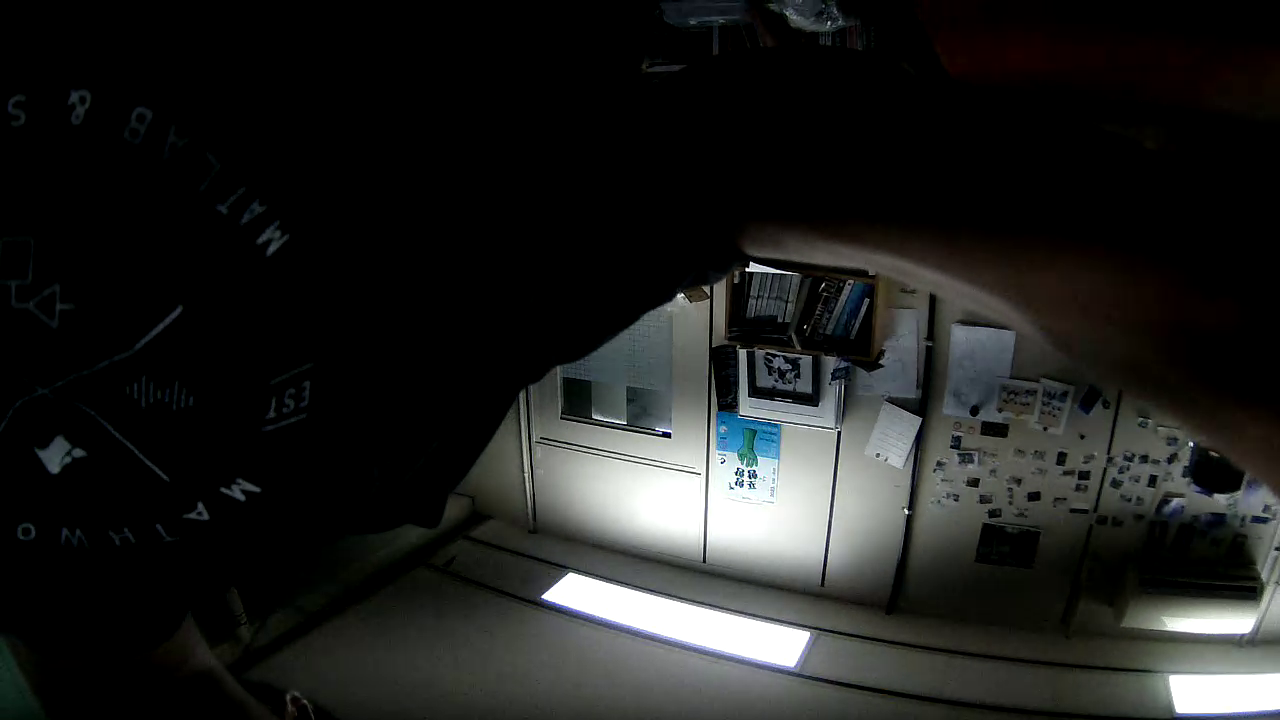
#> input picture frame 18 of jetson/captures/clip.mkv, 1280 x 720 px, given in place of the camera
$ python band_probe.py
#> lines starting #> are read from the running program, lines starting #| are printed output that depends on the picture
#!/usr/bin/env python3
"""가로 줄무늬(플리커 밴딩)를 정량화한다.

각 프레임의 행별 평균 밝기를 구하면, 밴딩은 세로 방향의 주기적 신호로
나타난다. 진폭과 주기, 그리고 프레임 간 위상 이동(= 띠가 흐르는 속도)을
측정하면 "육안으로 보인다/안 보인다" 대신 숫자로 판단할 수 있다.
"""
import argparse
import sys

import cv2
import numpy as np


def open_camera(index, w, h, fps):
    cap = cv2.VideoCapture(index, cv2.CAP_V4L2)
    if not cap.isOpened():
        return None
    cap.set(cv2.CAP_PROP_FOURCC, cv2.VideoWriter_fourcc(*"MJPG"))
    cap.set(cv2.CAP_PROP_FRAME_WIDTH, w)
    cap.set(cv2.CAP_PROP_FRAME_HEIGHT, h)
    cap.set(cv2.CAP_PROP_FPS, fps)
    return cap


def row_profile(frame):
    g = cv2.cvtColor(frame, cv2.COLOR_BGR2GRAY).astype("float32")
    rows = g.mean(axis=1)
    # 장면 자체의 위아래 밝기 차(하늘/바닥)는 밴딩이 아니다. 넓은 추세를 뺀다.
    trend = cv2.GaussianBlur(rows.reshape(-1, 1), (1, 201), 0).ravel()
    return rows - trend, rows.mean()


def main():
    p = argparse.ArgumentParser()
    p.add_argument("-d", "--device", type=int, default=1)
    p.add_argument("-n", "--frames", type=int, default=40)
    p.add_argument("--width", type=int, default=1280)
    p.add_argument("--height", type=int, default=720)
    p.add_argument("--label", default="")
    args = p.parse_args()

    cap = open_camera(args.device, args.width, args.height, 30)
    if cap is None:
        print("카메라 열기 실패", file=sys.stderr)
        return 1
    for _ in range(10):
        cap.grab()

    profiles, means = [], []
    for _ in range(args.frames):
        ok, f = cap.read()
        if not ok:
            continue
        prof, m = row_profile(f)
        profiles.append(prof)
        means.append(m)
#> this loop made 31 passes
#> m on passes 1 to 8: 31.85, 31.68, 31.28, 30.81, 30.65, 30.18, 30.24, 30.63
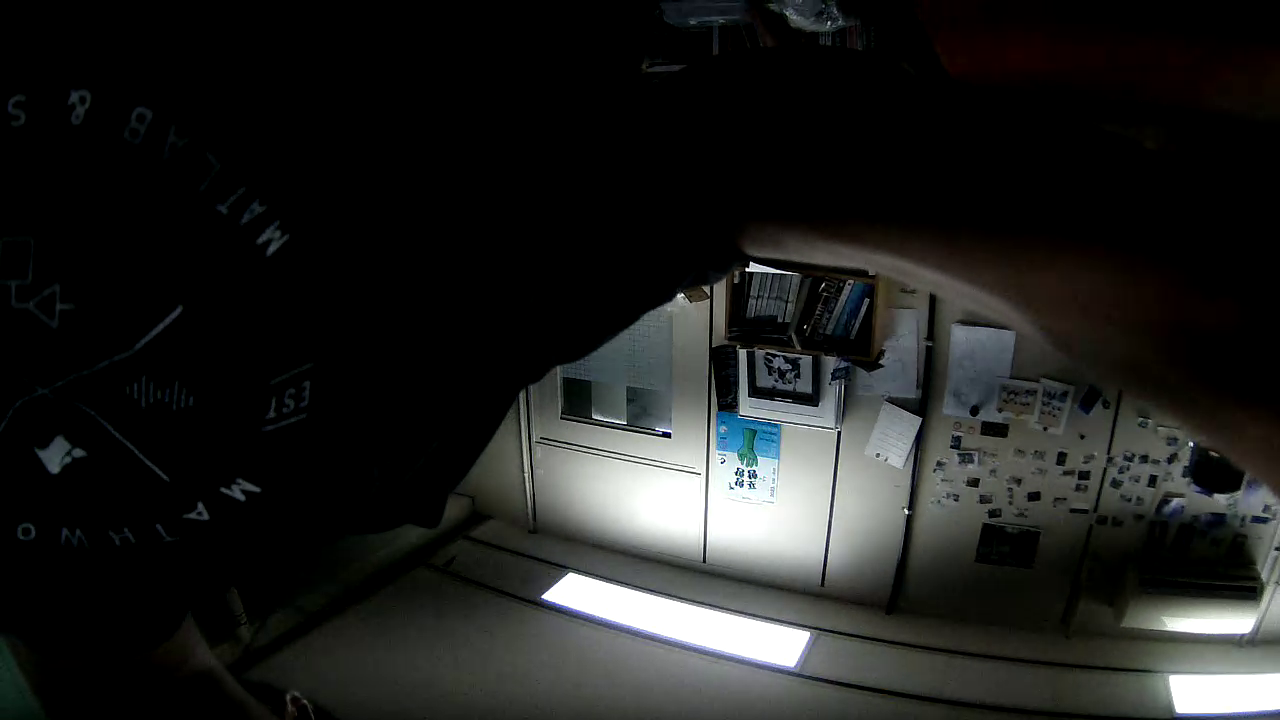
#> input picture frame 18 of jetson/captures/clip.mkv, 1280 x 720 px, given in place of the camera
#> pass 2, in row_profile (call 2), `g = cv2.cvtColor(frame, cv2.COLOR_BGR2GRAY).astype("float32")`:
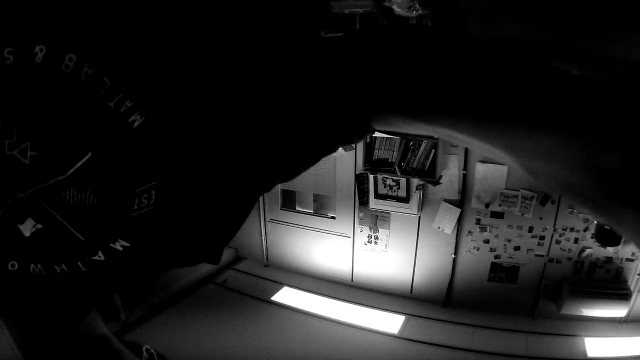
#> g: shape (720, 1280) float32 (shown at 1/2 size); min 0, max 255, mean 31.7
#> pass 3, in main, `ok, f = cap.read()`:
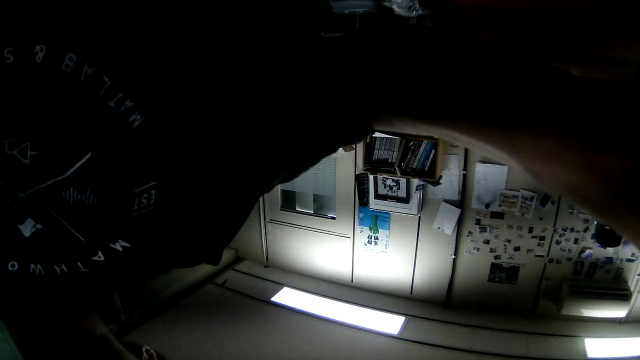
#> f: shape (720, 1280, 3) (shown at 1/2 size); mean B, G, R 30.5, 31.8, 30.6
#> after the loop:
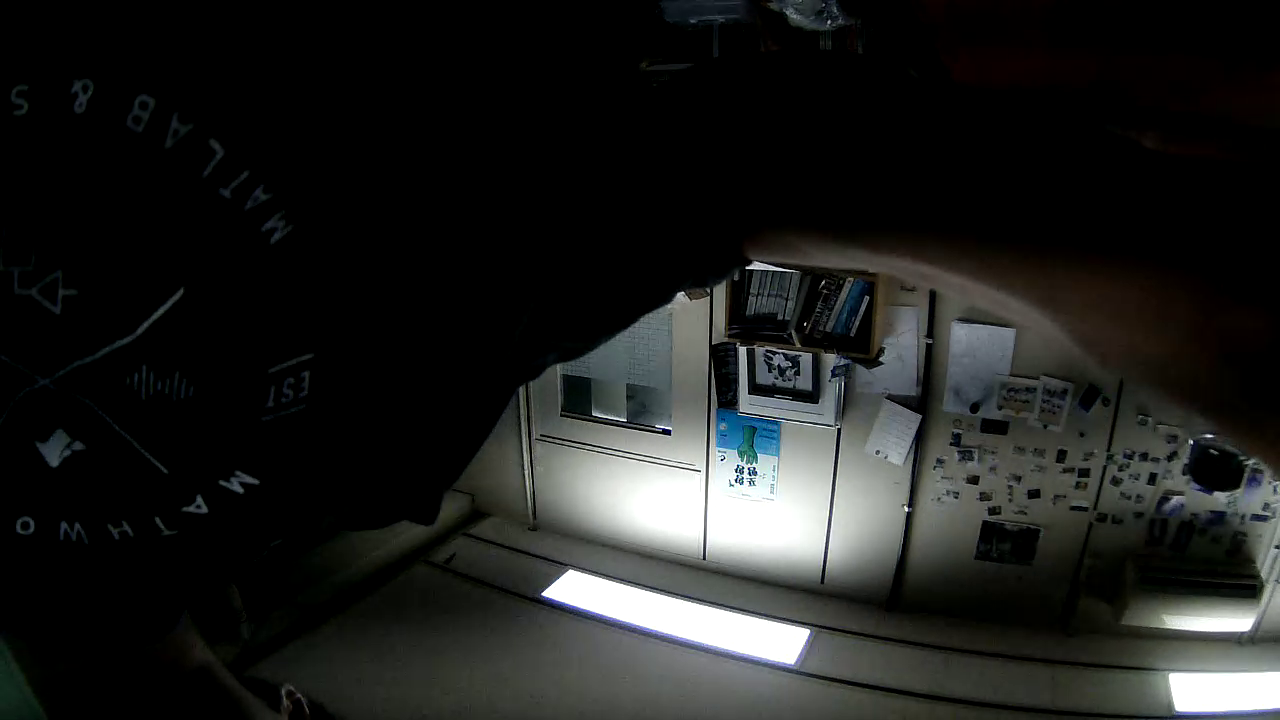
#> f: shape (720, 1280, 3); mean B, G, R 31, 32.4, 31.2
#> after the loop, means = 30 values, max 32.28 at index 26, min 30.18 at index 5, mean 31.44; profiles = 30 items
    cap.release()

    if len(profiles) < 5:
        print("프레임 부족", file=sys.stderr)
        return 1

    P = np.array(profiles)
    amp = P.std(axis=1).mean()
    base = float(np.mean(means))
    pct = 100.0 * amp / base if base else 0.0

    # 지배적인 세로 주기
    spec = np.abs(np.fft.rfft(P, axis=1)).mean(axis=0)
    lo, hi = 2, min(len(spec) - 1, 60)      # 주기 12~360px 대역
    k = lo + int(np.argmax(spec[lo:hi]))
    period = args.height / float(k) if k else 0.0

    # 프레임마다 위상이 얼마나 밀리는지 = 띠가 흐르는 속도
    ph = np.angle(np.fft.rfft(P, axis=1)[:, k])
    d = np.diff(ph)
    d = (d + np.pi) % (2 * np.pi) - np.pi
    shift = float(np.median(d)) / (2 * np.pi) * period

    tag = (" [%s]" % args.label) if args.label else ""
    print("밴딩 진폭%s: %.2f (평균밝기 %.1f 대비 %.2f%%)" % (tag, amp, base, pct))
    print("  띠 주기 %.0f px (프레임당 %.1f px 이동)" % (period, shift))
    print("  판정: %s" % ("심함" if pct > 2.0 else
                          "경미" if pct > 0.7 else "없음"))
    return 0


if __name__ == "__main__":
    sys.exit(main())

$ run again, starting later in the video
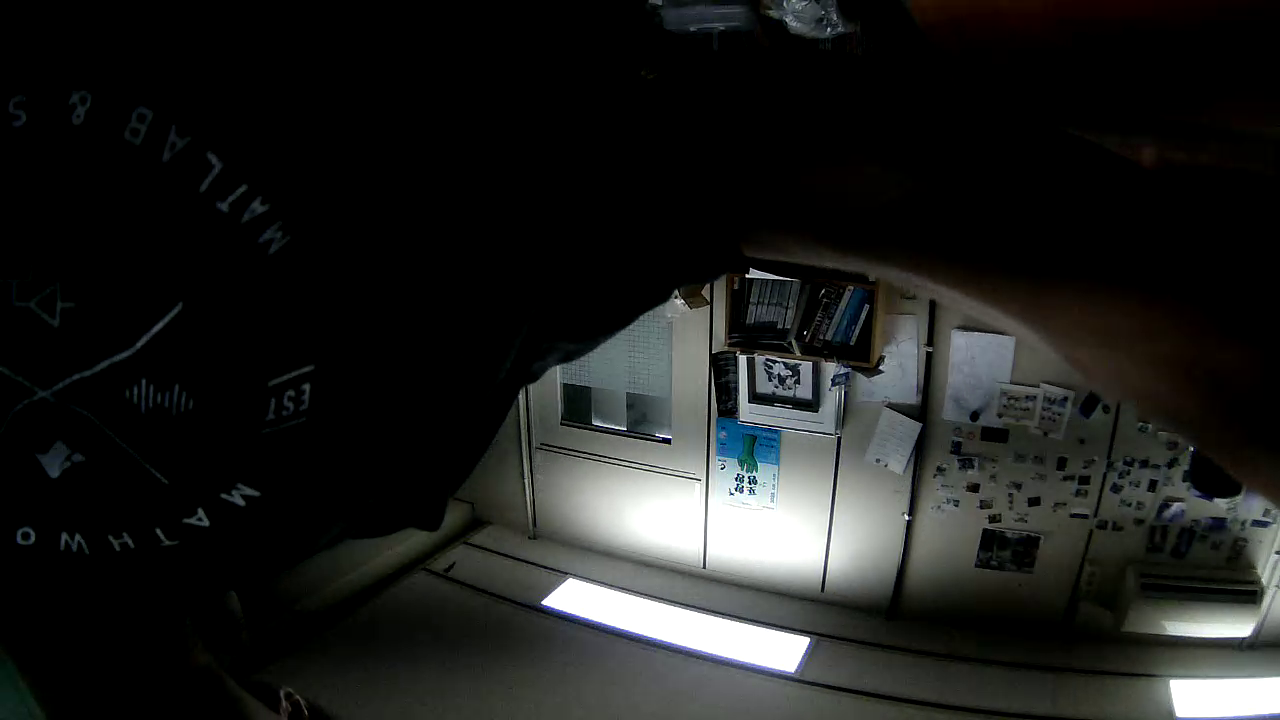
#> input picture frame 81 of jetson/captures/clip.mkv, 1280 x 720 px, given in place of the camera
#> the loop in main, `for _ in range(args.frames):` made 31 passes
#> m on passes 1 to 8: 30.54, 30.41, 30.32, 30.26, 30.36, 31.05, 31.05, 31.28
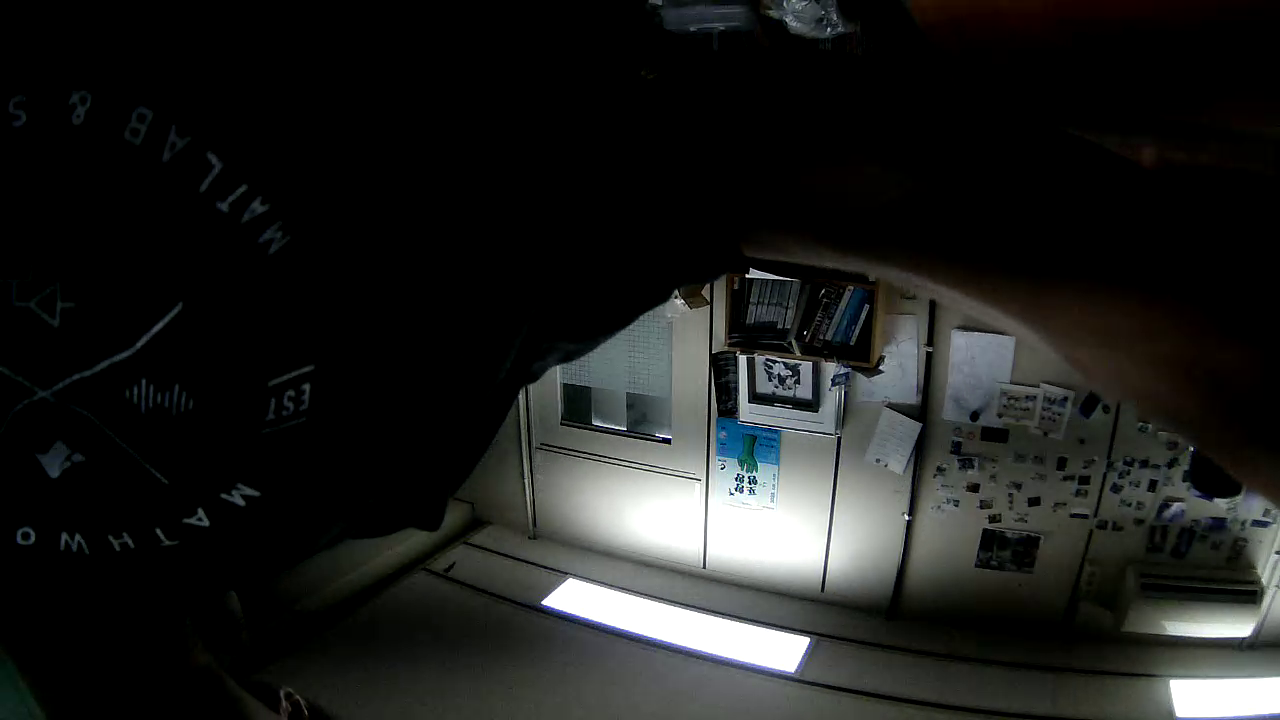
#> input picture frame 81 of jetson/captures/clip.mkv, 1280 x 720 px, given in place of the camera
#> pass 2, in row_profile (call 2), `g = cv2.cvtColor(frame, cv2.COLOR_BGR2GRAY).astype("float32")`:
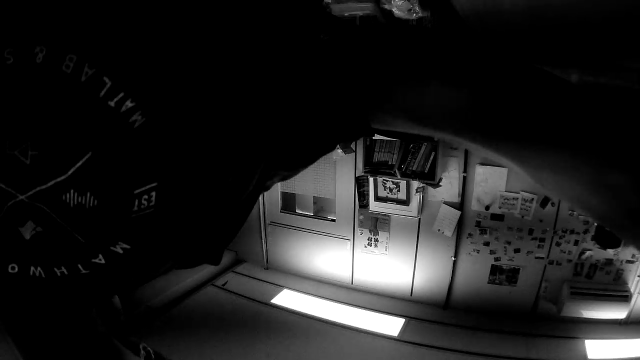
#> g: shape (720, 1280) float32 (shown at 1/2 size); min 0, max 255, mean 30.4
#> after the loop in main, `for _ in range(args.frames):`:
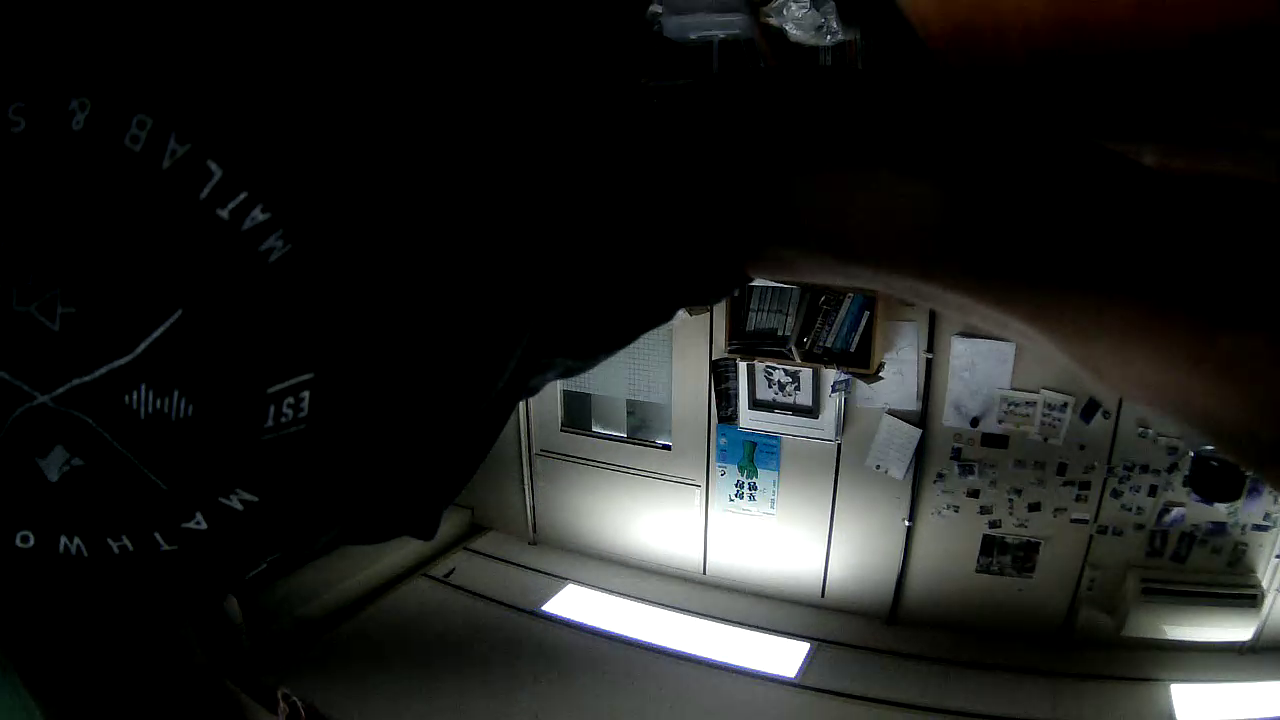
#> f: shape (720, 1280, 3); mean B, G, R 29.2, 30.5, 29.5
#> after the loop in main, `for _ in range(args.frames):`: means = 30 values, max 31.99 at index 9, min 30.06 at index 29, mean 31; profiles = 30 items

$ run again, starting later in the video
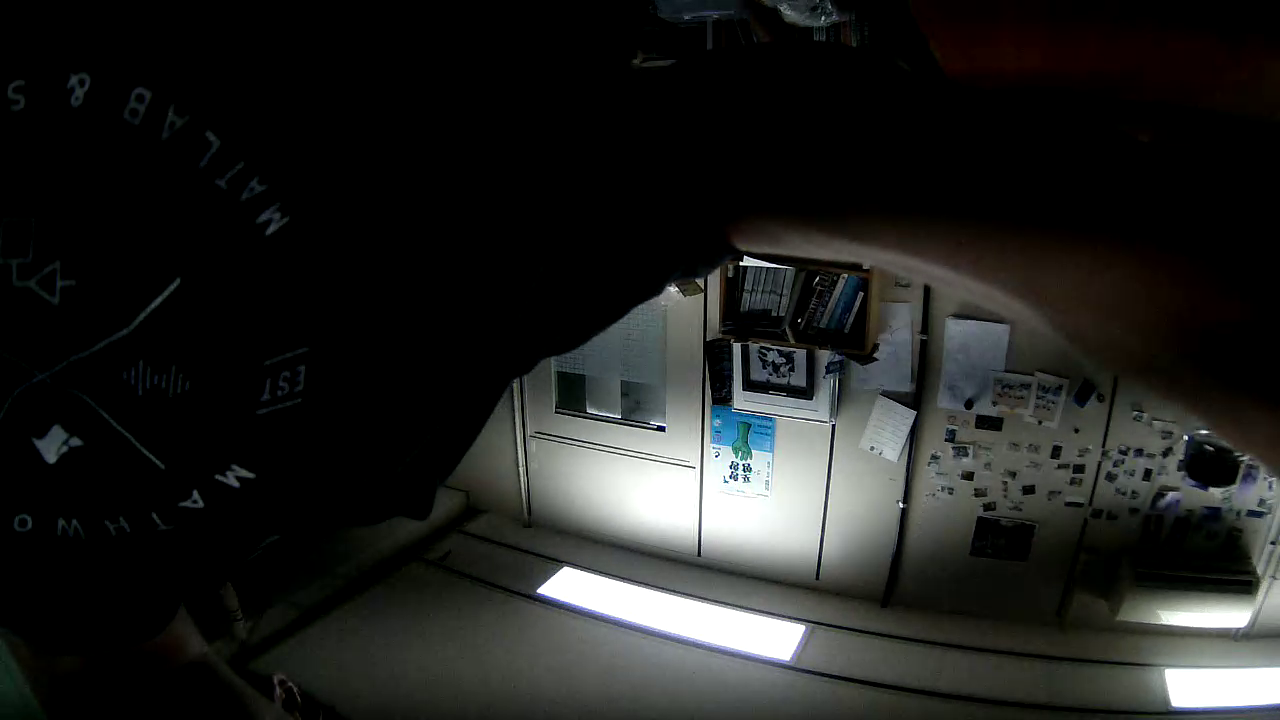
#> input picture frame 145 of jetson/captures/clip.mkv, 1280 x 720 px, given in place of the camera
#> the loop in main, `for _ in range(args.frames):` made 31 passes
#> m on passes 1 to 8: 32.95, 32.67, 32.39, 32.1, 31.9, 31.67, 31.59, 31.78
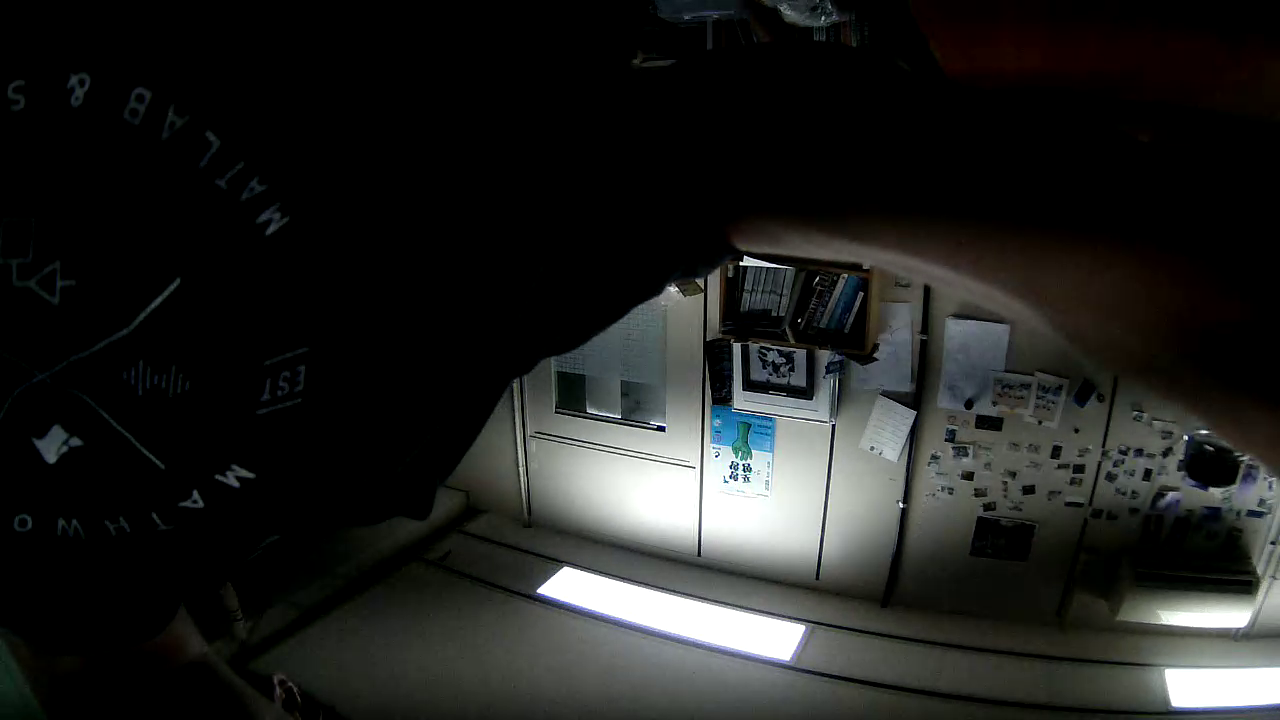
#> input picture frame 145 of jetson/captures/clip.mkv, 1280 x 720 px, given in place of the camera
#> pass 2, in row_profile (call 2), `g = cv2.cvtColor(frame, cv2.COLOR_BGR2GRAY).astype("float32")`:
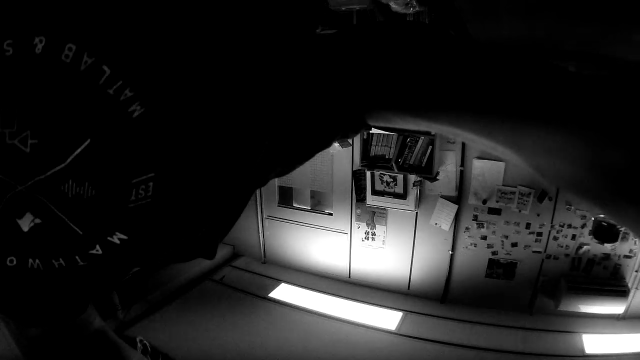
#> g: shape (720, 1280) float32 (shown at 1/2 size); min 0, max 255, mean 32.7
#> after the loop in main, `for _ in range(args.frames):`:
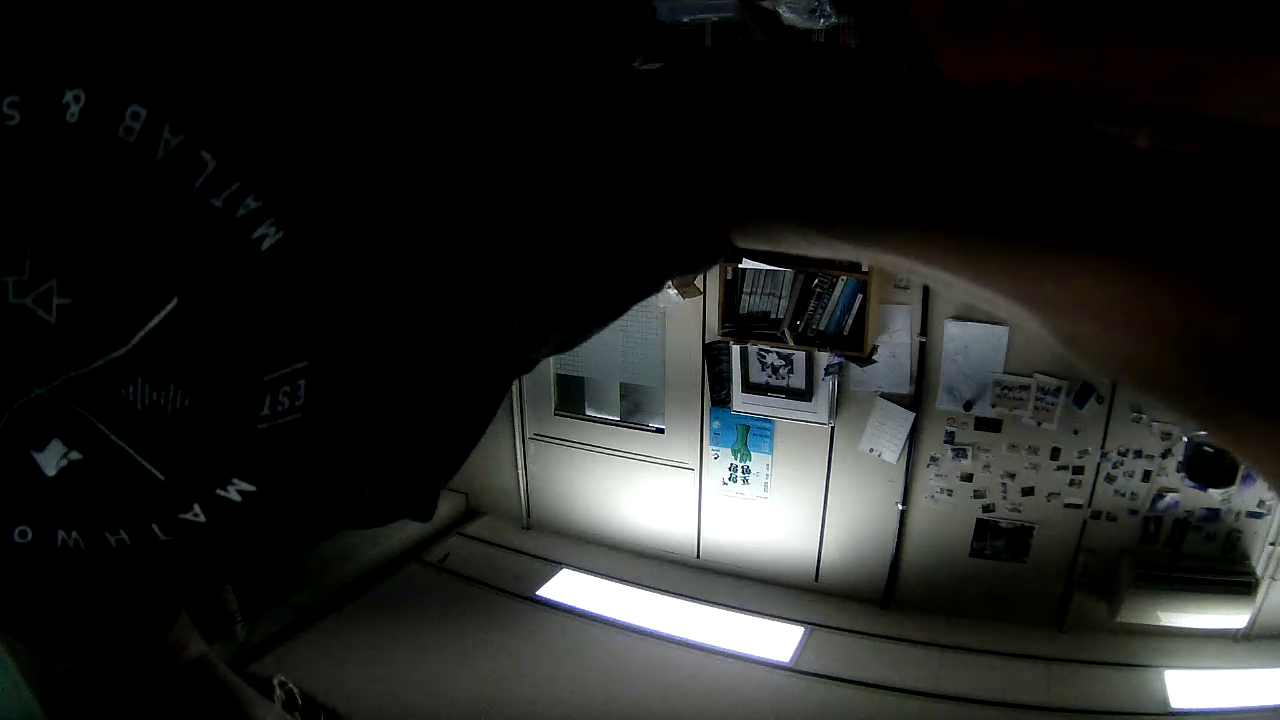
#> f: shape (720, 1280, 3); mean B, G, R 31.4, 32.9, 31.7
#> after the loop in main, `for _ in range(args.frames):`: means = 30 values, max 32.95 at index 0, min 31.22 at index 20, mean 32.19; profiles = 30 items
